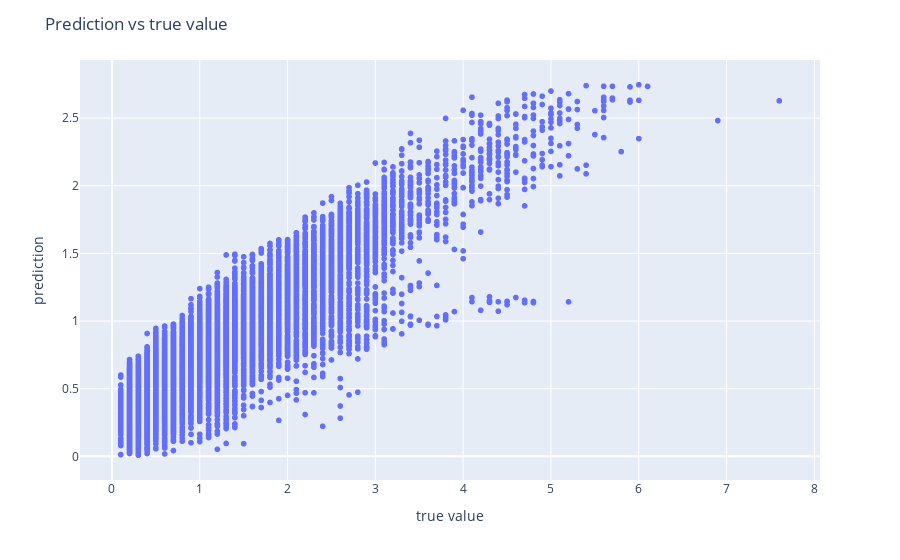

The notebook cell saved with this chart:
### Code cell
# Test model
print('Test accuracy of the model: {:.3f}'.format(dir_pipe.score(X_test, Y_test)))
plot_prediction(dir_pipe, X_test, Y_test, func=lambda x: np.sqrt(np.sum(x**2, axis=1)))

### Figure 1 — Plotly figure (JSON) as saved in the notebook; plotly's stock layout.template omitted (floating-point values rounded to 4 significant figures; data arrays with more than 128 entries replaced by an {"elided": "..."} marker saying what was removed)
{"data": [{"hovertemplate": "x=%{x}<br>y=%{y}<extra></extra>", "legendgroup": "", "marker": {"color": "#636efa", "symbol": "circle"}, "mode": "markers", "name": "", "showlegend": false, "type": "scattergl", "x": {"elided": "14608 float values"}, "xaxis": "x", "y": {"elided": "14608 float values"}, "yaxis": "y"}], "layout": {"legend": {"tracegroupgap": 0}, "margin": {"t": 60}, "title": {"text": "Prediction vs true value"}, "xaxis": {"anchor": "y", "domain": [0, 1], "title": {"text": "true value"}}, "yaxis": {"anchor": "x", "domain": [0, 1], "title": {"text": "prediction"}}}}
